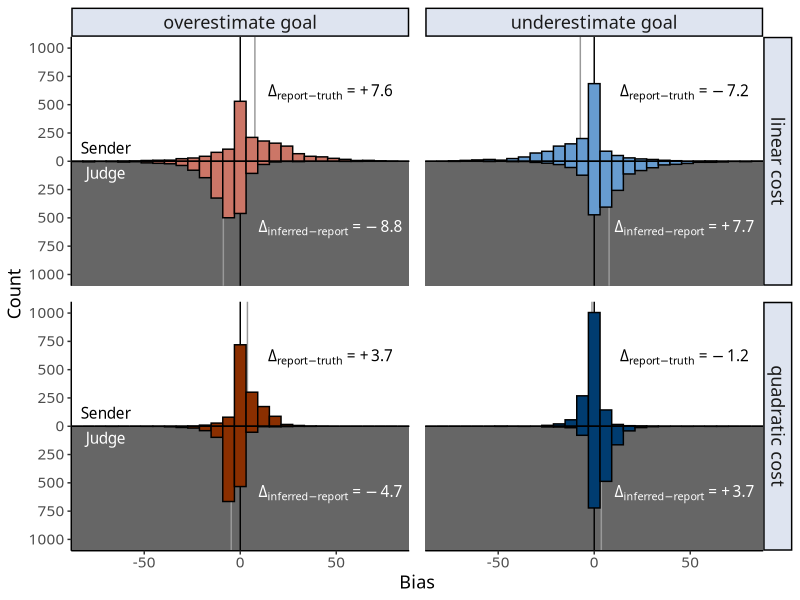
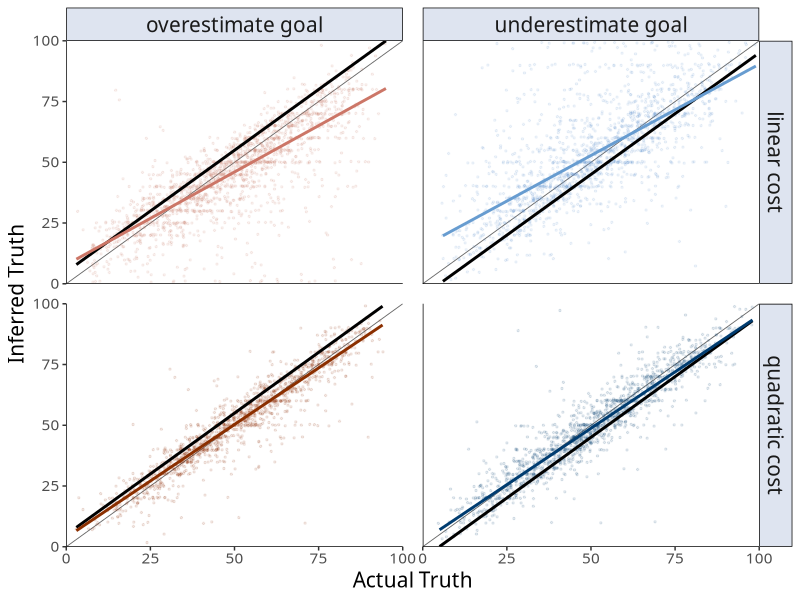
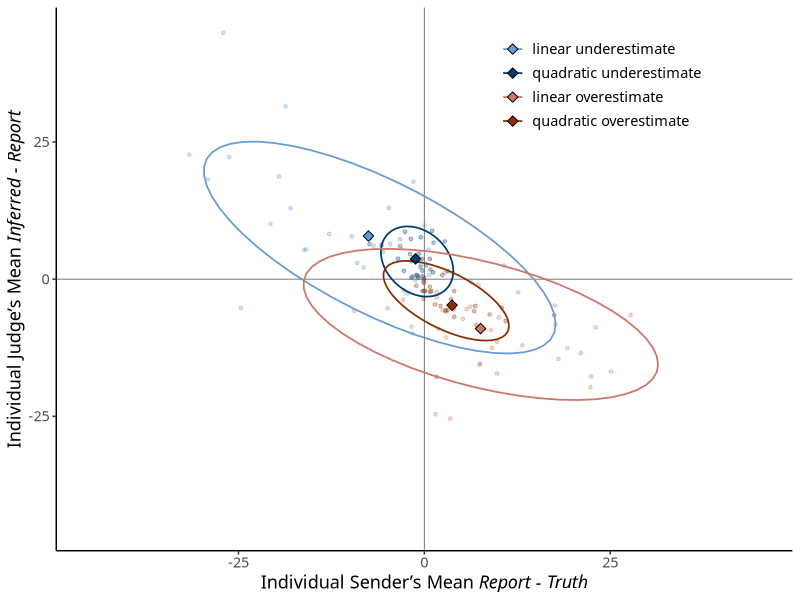
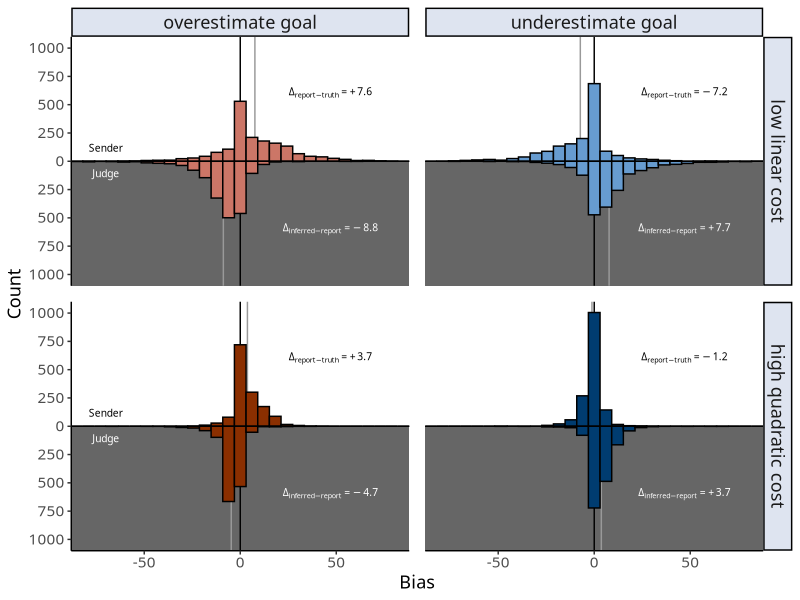
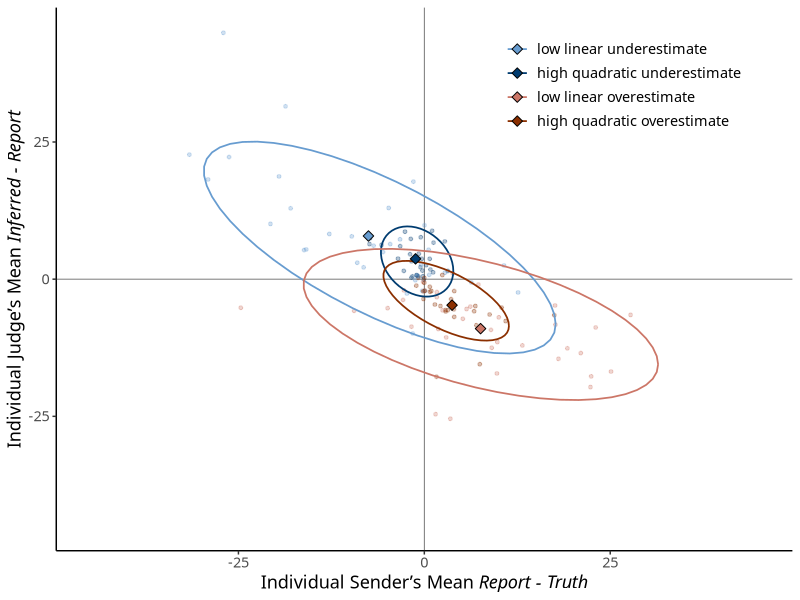
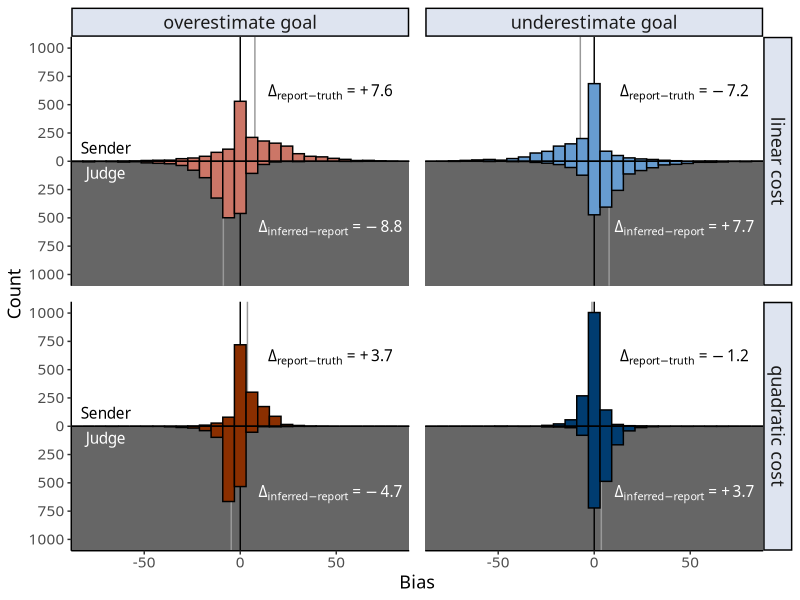
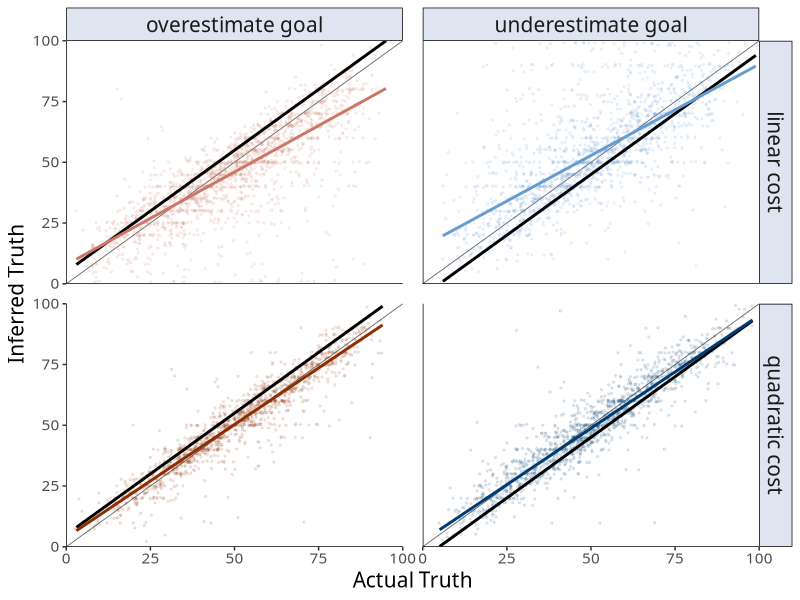
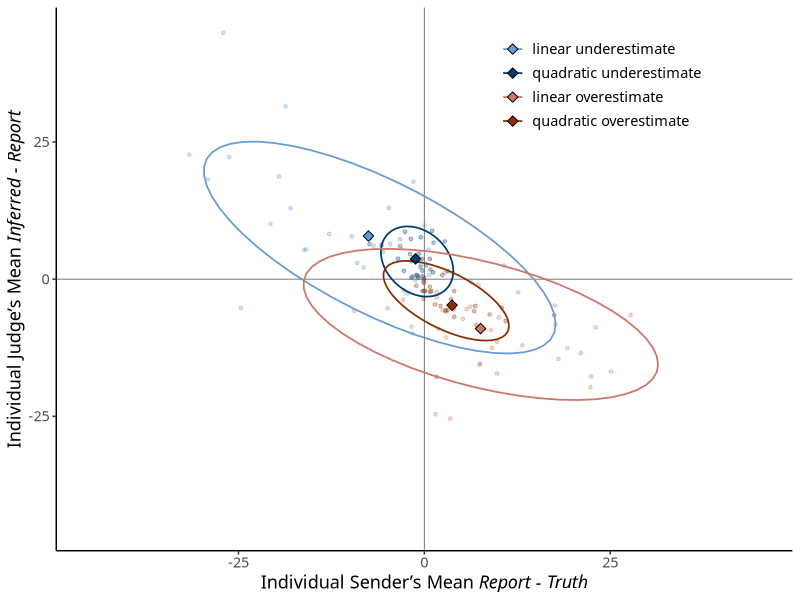

Here is the R script that generated these plots, in order:
## ---- chunk 1
knitr::opts_chunk$set(echo = TRUE)
library(tidyverse)
library(lme4)
library(lmerTest)
library(ggthemes)
library(ggtext)

trials <- read_csv("trials.csv") %>%
  mutate(goal = paste0(goal, "estimate"),
         goal = as.factor(goal),
         cost = ifelse(cost=="unif", "linear", "quadratic"),
         cond = paste(goal, cost))

sender <- trials %>% filter(roleCurrent=="sender")
receiver <- trials %>% filter(roleCurrent=="receiver")

panelcolor = "#dee4f0"
condcolors = c("#cc7667","#8b2f00","#679cd0","#003c70")
## ---- chunk 2
trials %>%
  distinct(subjID, goal, cost) %>%
  count(goal, cost)
## ---- chunk 3
cor.test(sender$ksay, sender$k) # r = 0.73, t(6374) = 84.52, p < 0.0001
cor(sender$ksay, sender$k)^2 # r^2 = 0.53

contrasts(sender$goal) <- contr.sum(2)
summary(lmer(ksay ~ k + (1 | subjID), data=sender))$coef
summary(lmer(ksay ~ k + goal + (1 | subjID), data=sender))$coef
## ---- chunk 4
s.diff.df <- sender %>%
  mutate(kdiffs = ksay - k,
         cost = paste(cost, "cost"),
         goal = paste(goal, "goal"))
s.bias <- sender %>%
  group_by(goal, cost) %>%
  summarise(bias.ksay = mean(ksay-k),
            median.ksay = median(ksay-k)) %>%
  mutate(bias = round(bias.ksay, 1),
         bias = ifelse(bias > 0, paste0("+",bias), as.character(bias)),
         bias = paste0("Delta[report - truth] == ", bias),
         cost = paste(cost, "cost"),
         goal = paste(goal, "goal"))

r.diff.df <- receiver %>%
  mutate(kdiffs = kest - ksay,
         cost = paste(cost, "cost"),
         goal = paste(goal, "goal"))
r.bias <- receiver %>%
  group_by(goal, cost) %>%
  summarise(bias.kest = mean(kest-ksay),
            median.kest = median(kest-ksay)) %>%
  mutate(bias = round(bias.kest, 1),
         bias = ifelse(bias > 0, paste0("+",bias), as.character(bias)),
         bias = paste0("Delta[inferred - report] == ", bias),
         cost = paste(cost, "cost"),
         goal = paste(goal, "goal"))

ggplot() +
  geom_rect(data=s.diff.df, aes(xmin=-88, xmax=88, ymin=-1100, ymax=0), fill="gray40") +
  geom_vline(xintercept = 0) +
  geom_segment(data=s.bias, aes(x=bias.ksay, xend=bias.ksay, y=0, yend=1100), colour="gray60") +
  geom_segment(data=r.bias, aes(x=bias.kest, xend=bias.kest, y=0, yend=-1100), colour="gray60") +
  geom_histogram(data=s.diff.df, aes(x=kdiffs, y=..count.., fill=cond), colour="black") +
  geom_histogram(data=r.diff.df, aes(x=kdiffs, y=-..count.., fill=cond), colour="black") +
  geom_text(data=data.frame(goal="overestimate goal"), 
            aes(x=-70, y=120, label="Sender"), parse=TRUE,
            family="Optima") +
  geom_text(data=data.frame(goal="overestimate goal"), 
            aes(x=-70, y=-120, label="Judge"), parse=TRUE, colour="white",
            family="Optima") +
  geom_text(data=s.bias, aes(x=47, y=600, label=bias), 
            parse=TRUE, family="Optima") +
  geom_text(data=r.bias, aes(x=47, y=-600, label=bias), 
            parse=TRUE, colour="white", family="Optima") +
  scale_x_continuous("Bias", limits=c(-88,88), expand=c(0,0)) +
  scale_y_continuous("Count",
                     limits=c(-1100,1100), expand=c(0,0),
                     breaks=seq(-1000,1000,250), labels=c(seq(1000,0,-250),seq(250,1000,250))) +
  scale_fill_manual(values=condcolors) +
  facet_grid(cost ~ goal) +
  guides(fill=FALSE) +
  theme_classic() +
  theme(strip.background = element_rect(fill=panelcolor),
        strip.text = element_text(size=13, family="Optima"),
        panel.spacing = unit(0.8, "lines"),
        axis.title = element_text(size=13, family="Optima"),
        axis.text = element_text(size=11, family="Optima"))
ggsave("img/final/player_hist.png", width=7.5, height=5)
# ggsave("img/player_hist2.png", width=7.5, height=6)
## ---- chunk 5
sender.stat <- sender %>%
  mutate(bias.ksay = ksay - k,
         goal = as.factor(goal),
         cost = as.factor(cost))

# sender overestimates > 0
sender.stat %>% # xbar = 5.87
  filter(goal == "overestimate") %>%
  summarise(mean = mean(bias.ksay))
sender.stat %>% # t(3171) = 22.34
  filter(goal == "overestimate") %>%
  pull(bias.ksay) %>%
  t.test(alternative="greater", mu=0)
# t$statistic
# t$parameter #df
# t$p.value
t.test(filter(sender.stat,goal == "overestimate")$ksay, filter(sender.stat,goal == "overestimate")$k, paired=T) #equivalent

# linear model
summary(lmer(bias.ksay ~ goal + (1|subjID), data=sender.stat))
summary(lmer(bias.ksay ~ (1|subjID) + (1|k), data=filter(sender.stat, goal=="overestimate"))) #beta = 6.14, t(117) = 4.65, p < 0.0001

# sender underestimates < 0
sender.stat %>% # xbar = -4.35
  filter(goal == "underestimate") %>%
  summarise(mean = mean(bias.ksay))
sender.stat %>% # t(3203) = -18.93
  filter(goal == "underestimate") %>%
  pull(bias.ksay) %>%
  t.test(alternative="less", mu=0)

#linear model
summary(lmer(bias.ksay ~ (1|subjID) + (1|k), data=filter(sender.stat, goal=="underestimate"))) #beta = -4.85, t(89) = -4.14, p < 0.0001

contrasts(sender.stat$goal) <- contr.sum(2)
# contrasts(sender.stat$cost) <- contr.treatment(2)
summary(lmer(bias.ksay ~ goal + (1 | subjID), data=sender.stat))
summary(lmer(bias.ksay ~ goal + goal:cost + (1 | subjID), data=sender.stat))
summary(lmer(bias.ksay ~ goal * cost + (1 | subjID), data=sender.stat))
summary(lm(bias.ksay ~ goal + goal:cost, data=sender.stat))

summary(lmer(ksay ~ k + goal + (1 | subjID), data=sender.stat))
summary(lmer(ksay ~ k + goal + goal:cost + (1 | subjID), data=sender.stat))
summary(lmer(ksay ~ k + goal * cost + (1 | subjID), data=sender.stat)) #this will do
summary(lmer(ksay ~ k + goal * cost + (1 | subjID), data=sender.stat))$coef

m.full <- lmer(ksay ~ k * goal * cost + (1 | subjID), data=sender.stat)
summary(m.full)
m.noInterKGoal <- lmer(ksay ~ k + goal * cost + k:cost + k:goal + (1 | subjID), data=sender.stat)
summary(m.noInterKGoal)
anova(m.full, m.noInterKGoal)
## ---- chunk 6
s.over <- sender.stat %>%
  filter(goal == "overestimate") 
mean(filter(s.over, cost=="linear")$bias.ksay) - mean(filter(s.over, cost=="quadratic")$bias.ksay) # dbar = 3.89
t.test(filter(s.over, cost=="linear")$bias.ksay, # t(2380) = 7.98
       filter(s.over, cost=="quadratic")$bias.ksay, 
       alternative="greater", var.equal=FALSE)
contrasts(s.over$cost) <- c(1,0)
summary(lmer(bias.ksay ~ cost + (1|subjID) + (1|k), data=s.over)) #beta = -3.86, t(63) = -1.83, p = .07

s.under <- sender.stat %>%
  filter(goal == "underestimate") 
mean(filter(s.under, cost=="linear")$bias.ksay) - mean(filter(s.under, cost=="quadratic")$bias.ksay) # dbar = -6.06
t.test(filter(s.under, cost=="linear")$bias.ksay, # t(2029) = -14.06
       filter(s.under, cost=="quadratic")$bias.ksay, 
       alternative="less", var.equal=FALSE)
summary(lmer(bias.ksay ~ cost + (1|subjID) + (1|k), data=s.under)) #beta = 6.32, t(64) = 3.15, p < .01

#combined
s.comb <- s.under %>%
  mutate(bias.ksay = -bias.ksay) %>%
  bind_rows(s.over) %>%
  mutate(cost = factor(cost, levels=c("quadratic","linear")))

summary(lmer(bias.ksay ~ cost + (1|subjID) + (1|k), data=s.comb)) #beta = 5.11, t(129) = 3.47, p < 0.001
## ---- chunk 7
receiver.stat <- receiver %>%
  mutate(bias.ksay = kest - ksay,
         goal = as.factor(goal),
         cost = as.factor(cost))

# receiver  kest - ksay < 0
receiver.stat %>% # xbar = -6.97
  filter(goal == "overestimate") %>%
  summarise(mean = mean(bias.ksay))
receiver.stat %>% # t(3205) = -37.47
  filter(goal == "overestimate") %>%
  pull(bias.ksay) %>%
  t.test(alternative="less", mu=0)
summary(lmer(bias.ksay ~ (1|subjID) + (1|ksay), data=filter(receiver.stat, goal=="overestimate"))) #beta = -6.96, t(100) = -8.17, p < 0.0001

contrasts(receiver.stat$goal) <- c(1,-1)
summary(lmer(bias.ksay ~ goal + (1 | subjID), data=receiver.stat))

# receiver  kest - ksay > 0
receiver.stat %>% # xbar = 5.83
  filter(goal == "underestimate") %>%
  summarise(mean = mean(bias.ksay))
receiver.stat %>% # t(3275) = 27.45
  filter(goal == "underestimate") %>%
  pull(bias.ksay) %>%
  t.test(alternative="greater", mu=0)
summary(lmer(bias.ksay ~ (1|subjID) + (1|ksay), data=filter(receiver.stat, goal=="underestimate"))) #beta = 5.75, t(89) = 5.12, p < 0.0001
## ---- chunk 8
r.over <- receiver.stat %>%
  filter(goal == "overestimate") 
mean(filter(r.over, cost=="linear")$bias.ksay) - mean(filter(r.over, cost=="quadratic")$bias.ksay) # dbar = -4.11
t.test(filter(r.over, cost=="linear")$bias.ksay, # t(2792) = -11.86
       filter(r.over, cost=="quadratic")$bias.ksay, 
       alternative="less", var.equal=FALSE)
summary(lmer(bias.ksay ~ cost + (1|subjID) + (1|ksay), data=r.over)) #beta = -3.86, t(63) = -1.83, p = .07

r.under <- receiver.stat %>%
  filter(goal == "underestimate") 
mean(filter(r.under, cost=="linear")$bias.ksay) - mean(filter(r.under, cost=="quadratic")$bias.ksay) # dbar = 4.05
t.test(filter(r.under, cost=="linear")$bias.ksay, # t(2477) = 10.03
       filter(r.under, cost=="quadratic")$bias.ksay, 
       alternative="greater", var.equal=FALSE)

#combined analysis
summary(lmer(bias.ksay ~ cost + (1|subjID) + (1|ksay), data=r.under)) #beta = -3.86, t(63) = -1.83, p = .07

#combined
r.comb <- r.under %>%
  mutate(bias.ksay = -bias.ksay) %>%
  bind_rows(r.over) %>%
  mutate(cost = factor(cost, levels=c("quadratic","linear")))

summary(lmer(bias.ksay ~ cost + (1|subjID) + (1|k), data=r.comb)) #beta = -4.24, t(129) = -3.51, p < 0.001
## ---- chunk 9
r.2 <- receiver %>%
  mutate(cost = paste(cost, "cost"),
         goal = paste(goal, "goal"))
abline.col = "gray40"
ai.col = "black"

ggplot(r.2, aes(x=k, y=kest, colour=cond)) +
  geom_abline(slope=1, colour=abline.col, size=0.3) +
  # geom_jitter(data=r2, aes(x=k, y=ksay), colour=ai.col, size=0.1, alpha=0.2) +
  geom_jitter(size=0.5, alpha=0.1) +
  geom_smooth(data=r.2, aes(x=k, y=ksay), method="lm", se=FALSE, size=1, colour=ai.col, alpha=0.5) +
  geom_smooth(method="lm", se=FALSE, size=1) +
  geom_hline(aes(yintercept=-Inf), colour="black", size=0.5, linetype="solid") + 
  geom_vline(aes(xintercept=-Inf), colour="black", size=0.5, linetype="solid") + 
  scale_x_continuous("Actual Truth", limits=c(0,100), expand=c(0,0)) +
  scale_y_continuous("Inferred Truth", limits=c(0,100), expand=c(0,0)) +
  scale_colour_manual(values=condcolors) +
  guides(colour=FALSE) +
  facet_grid(cost ~ goal) +
  theme_tufte() +
  theme(plot.background = element_rect(fill = "white", colour="white"),
        strip.background = element_rect(fill=panelcolor),
        strip.text = element_text(size=15, family="Optima"),
        panel.spacing = unit(1, "lines"),
        axis.title = element_text(size=15, family="Optima"),
        axis.text = element_text(size=11, family="Optima"))
ggsave("img/final/bias_lines.png", width=6,height=5.6)
## ---- chunk 10
receiver %>%
  group_by(goal, cost) %>%
  summarise(bias.ksay = mean(ksay-k),
            bias.kest = mean(kest-k))
## ---- chunk 11

## ---- chunk 12
condcolors2 = c("#679cd0","#003c70","#cc7667","#8b2f00")
s2 <- sender %>%
  group_by(subjID, cost, goal, cond) %>%
  summarise(mean.ksay = mean(ksay-k))
c(min(s2$mean.ksay),max(s2$mean.ksay))

r2 <- receiver %>%
  group_by(subjID) %>%
  summarise(mean.kest = mean(kest-ksay))
c(min(r2$mean.kest),max(r2$mean.kest))

sr.2 <- s2 %>%
  left_join(r2) %>%
  mutate(cond = paste(cost, goal),
         cond = factor(cond,
                       levels=c("linear underestimate",
                                "quadratic underestimate",
                                "linear overestimate",
                                "quadratic overestimate")))
sr.2.summ <- sr.2 %>%
  group_by(cond) %>%
  summarise(r.mean = mean(mean.kest),
            r.se = sd(mean.kest)/sqrt(n()),
            s.mean = mean(mean.ksay),
            s.se = sd(mean.ksay)/sqrt(n()))

ggplot(sr.2, aes(x=mean.ksay, y=mean.kest, colour=cond)) +
  geom_hline(yintercept=0, colour="gray40", size=0.3) +
  geom_vline(xintercept=0, colour="gray40", size=0.3) +
  geom_point(size=1, alpha=0.3, show.legend = FALSE) +
  # geom_smooth(method="lm") +
  stat_ellipse(size=0.6) +
  geom_point(data=sr.2.summ, aes(x=s.mean, y=r.mean, fill=cond),
             shape=23, colour="black", size=2.5) +
  # geom_linerange(data=sr.2.summ, 
  #                aes(x=s.mean, y=r.mean, ymin=r.mean-r.se, ymax=r.mean+r.se), 
  #                size=0.8, show.legend = FALSE) +
  # geom_linerange(data=sr.2.summ, 
  #                aes(x=s.mean, xmin=s.mean-s.se, xmax=s.mean+s.se, y=r.mean), 
  #                size=0.8, show.legend = FALSE) +
  scale_x_continuous("Individual Sender's Mean *Report - Truth*", limits=c(-45, 45)) +
  scale_y_continuous("Individual Judge's Mean *Inferred - Report*", 
                     limits=c(-45, 45)) +
  scale_colour_manual("", values=condcolors2) +
  scale_fill_manual("", values=condcolors2) +
  # facet_wrap(~cost) +
  theme_classic() +
  theme(legend.position = c(0.74, 0.88),
        strip.background = element_rect(fill=panelcolor),
        text=element_text(size=13, family="Optima"),
        axis.title.x = element_markdown(),
        axis.title.y = element_markdown())
ggsave("img/final/indiv_lambda.png", width=5, height=4.5)
## ---- chunk 13
# sb <- sender %>%
#   mutate(bias.ksay = ksay-k)
# rb <- receiver %>%
#   mutate(bias.kest = kest-ksay)

s3 <- sender %>%
  group_by(cost, goal) %>%
  summarise(mean.ksay = mean(ksay-k))

r3 <- receiver %>%
  group_by(cost, goal) %>%
  summarise(mean.kest = mean(kest-ksay))
comp.aggr <- s3 %>%
  left_join(r3) %>%
  rename(aggr.ksay = mean.ksay,
         aggr.kest = mean.kest)


comp.aggr
cor.test(comp.aggr$aggr.ksay, comp.aggr$aggr.kest) # r = -0.98, t(2) = -7.77, p = 0.016
## ---- chunk 14
sr.2.groups <- sr.2 %>%
  left_join(comp.aggr, by=c("cost","goal")) %>%
  mutate(corr.ksay = mean.ksay - aggr.ksay, #distance to aggregated means
         corr.kest = mean.kest - aggr.kest) 
  
  
cor.test(sr.2.groups$corr.ksay, sr.2.groups$corr.kest) # r = -0.57, t(129) = -7.79, p < 0.0001
cor(sr.2.groups$corr.ksay, sr.2.groups$corr.kest)^2

## ---- chunk 15
textsize = 2.6
s.diff.df <- sender %>%
  mutate(kdiffs = ksay - k,
         costtype = ifelse(cost == "linear", "low", "high"),
         cost = paste(costtype, cost, "cost"),
         cost = factor(cost, levels=c("low linear cost", "high quadratic cost")),
         goal = paste(goal, "goal"))
s.bias <- sender %>%
  group_by(goal, cost) %>%
  summarise(bias.ksay = mean(ksay-k),
            median.ksay = median(ksay-k)) %>%
  mutate(bias = round(bias.ksay, 1),
         bias = ifelse(bias > 0, paste0("+",bias), as.character(bias)),
         bias = paste0("Delta[report - truth] == ", bias),
         costtype = ifelse(cost == "linear", "low", "high"),
         cost = paste(costtype, cost, "cost"),
         cost = factor(cost, levels=c("low linear cost", "high quadratic cost")),
         goal = paste(goal, "goal"))

r.diff.df <- receiver %>%
  mutate(kdiffs = kest - ksay,
         costtype = ifelse(cost == "linear", "low", "high"),
         cost = paste(costtype, cost, "cost"),
         cost = factor(cost, levels=c("low linear cost", "high quadratic cost")),
         goal = paste(goal, "goal"))
r.bias <- receiver %>%
  group_by(goal, cost) %>%
  summarise(bias.kest = mean(kest-ksay),
            median.kest = median(kest-ksay)) %>%
  mutate(bias = round(bias.kest, 1),
         bias = ifelse(bias > 0, paste0("+",bias), as.character(bias)),
         bias = paste0("Delta[inferred - report] == ", bias),
         costtype = ifelse(cost == "linear", "low", "high"),
         cost = paste(costtype, cost, "cost"),
         cost = factor(cost, levels=c("low linear cost", "high quadratic cost")),
         goal = paste(goal, "goal"))

ggplot() +
  geom_rect(data=s.diff.df, aes(xmin=-88, xmax=88, ymin=-1100, ymax=0), fill="gray40") +
  geom_vline(xintercept = 0) +
  geom_segment(data=s.bias, aes(x=bias.ksay, xend=bias.ksay, y=0, yend=1100), colour="gray60") +
  geom_segment(data=r.bias, aes(x=bias.kest, xend=bias.kest, y=0, yend=-1100), colour="gray60") +
  geom_histogram(data=s.diff.df, aes(x=kdiffs, y=..count.., fill=cond), colour="black") +
  geom_histogram(data=r.diff.df, aes(x=kdiffs, y=-..count.., fill=cond), colour="black") +
  geom_text(data=data.frame(goal="overestimate goal"), 
            aes(x=-70, y=120, label="Sender"), parse=TRUE,
            family="Optima", size=textsize) +
  geom_text(data=data.frame(goal="overestimate goal"), 
            aes(x=-70, y=-120, label="Judge"), parse=TRUE, colour="white",
            family="Optima", size=textsize) +
  geom_text(data=s.bias, aes(x=47, y=600, label=bias), 
            parse=TRUE, family="Optima", size=textsize) +
  geom_text(data=r.bias, aes(x=47, y=-600, label=bias), 
            parse=TRUE, colour="white", family="Optima", size=textsize) +
  scale_x_continuous("Bias", limits=c(-88,88), expand=c(0,0)) +
  scale_y_continuous("Count",
                     limits=c(-1100,1100), expand=c(0,0),
                     breaks=seq(-1000,1000,250), labels=c(seq(1000,0,-250),seq(250,1000,250))) +
  scale_fill_manual(values=condcolors) +
  facet_grid(cost ~ goal) +
  guides(fill=FALSE) +
  theme_classic() +
  theme(strip.background = element_rect(fill=panelcolor),
        strip.text = element_text(size=13, family="Optima"),
        panel.spacing = unit(0.8, "lines"),
        axis.title = element_text(size=13, family="Optima"),
        axis.text = element_text(size=11, family="Optima"))
ggsave("img/final_poster/player_hist.png", width=5, height=4.5)
## ---- chunk 16
sr.2 <- s2 %>%
  left_join(r2) %>%
  mutate(cost = ifelse(cost=="linear", "low linear", "high quadratic"),
         cond = paste(cost, goal),
         cond = factor(cond,
                       levels=c("low linear underestimate",
                                "high quadratic underestimate",
                                "low linear overestimate",
                                "high quadratic overestimate")))
sr.2.summ <- sr.2 %>%
  group_by(cond) %>%
  summarise(r.mean = mean(mean.kest),
            r.se = sd(mean.kest)/sqrt(n()),
            s.mean = mean(mean.ksay),
            s.se = sd(mean.ksay)/sqrt(n()))

ggplot(sr.2, aes(x=mean.ksay, y=mean.kest, colour=cond)) +
  geom_hline(yintercept=0, colour="gray40", size=0.3) +
  geom_vline(xintercept=0, colour="gray40", size=0.3) +
  geom_point(size=1, alpha=0.3, show.legend = FALSE) +
  # geom_smooth(method="lm") +
  stat_ellipse(size=0.6) +
  geom_point(data=sr.2.summ, aes(x=s.mean, y=r.mean, fill=cond),
             shape=23, colour="black", size=2.5) +
  # geom_linerange(data=sr.2.summ, 
  #                aes(x=s.mean, y=r.mean, ymin=r.mean-r.se, ymax=r.mean+r.se), 
  #                size=0.8, show.legend = FALSE) +
  # geom_linerange(data=sr.2.summ, 
  #                aes(x=s.mean, xmin=s.mean-s.se, xmax=s.mean+s.se, y=r.mean), 
  #                size=0.8, show.legend = FALSE) +
  scale_x_continuous("Individual Sender's Mean *Report - Truth*", limits=c(-45, 45)) +
  scale_y_continuous("Individual Judge's Mean *Inferred - Report*", 
                     limits=c(-45, 45)) +
  scale_colour_manual("", values=condcolors2) +
  scale_fill_manual("", values=condcolors2) +
  # facet_wrap(~cost) +
  theme_classic() +
  theme(legend.position = c(0.77, 0.88),
        strip.background = element_rect(fill=panelcolor),
        text=element_text(size=13, family="Optima"),
        axis.title.x = element_markdown(),
        axis.title.y = element_markdown())
ggsave("img/final_poster/indiv_lambda.png", width=5, height=4.5)
